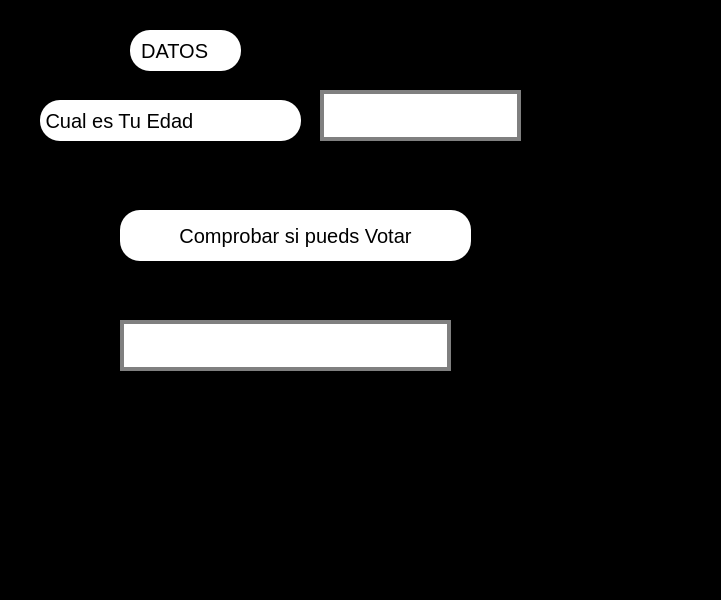
<?xml version="1.0" encoding="UTF-8"?>
<ui version="4.0">
 <class>MainWindow</class>
 <widget class="QMainWindow" name="MainWindow">
  <property name="geometry">
   <rect>
    <x>0</x>
    <y>0</y>
    <width>721</width>
    <height>600</height>
   </rect>
  </property>
  <property name="windowTitle">
   <string>MainWindow</string>
  </property>
  <property name="styleSheet">
   <string notr="true">

background:black
</string>
  </property>
  <widget class="QWidget" name="centralwidget">
   <widget class="QLineEdit" name="txt_edad">
    <property name="geometry">
     <rect>
      <x>320</x>
      <y>90</y>
      <width>201</width>
      <height>51</height>
     </rect>
    </property>
    <property name="font">
     <font>
      <pointsize>20</pointsize>
     </font>
    </property>
    <property name="styleSheet">
     <string notr="true">background-color: rgb(255, 255, 255);
border: 4px solid gray;
</string>
    </property>
    <property name="text">
     <string/>
    </property>
    <property name="alignment">
     <set>Qt::AlignCenter</set>
    </property>
   </widget>
   <widget class="QPushButton" name="btn_calcular">
    <property name="geometry">
     <rect>
      <x>120</x>
      <y>210</y>
      <width>351</width>
      <height>51</height>
     </rect>
    </property>
    <property name="font">
     <font>
      <pointsize>15</pointsize>
     </font>
    </property>
    <property name="styleSheet">
     <string notr="true">border-radius:20px;

background: white


</string>
    </property>
    <property name="text">
     <string>Comprobar si pueds Votar</string>
    </property>
   </widget>
   <widget class="QLabel" name="label">
    <property name="geometry">
     <rect>
      <x>40</x>
      <y>100</y>
      <width>261</width>
      <height>41</height>
     </rect>
    </property>
    <property name="font">
     <font>
      <pointsize>15</pointsize>
     </font>
    </property>
    <property name="styleSheet">
     <string notr="true">
border-radius:20px;

background: white
</string>
    </property>
    <property name="text">
     <string> Cual es Tu Edad</string>
    </property>
   </widget>
   <widget class="QLabel" name="label_2">
    <property name="geometry">
     <rect>
      <x>130</x>
      <y>30</y>
      <width>111</width>
      <height>41</height>
     </rect>
    </property>
    <property name="font">
     <font>
      <pointsize>15</pointsize>
     </font>
    </property>
    <property name="styleSheet">
     <string notr="true">
border-radius:20px;

background: white



</string>
    </property>
    <property name="text">
     <string>  DATOS</string>
    </property>
   </widget>
   <widget class="QLineEdit" name="txt_res">
    <property name="geometry">
     <rect>
      <x>120</x>
      <y>320</y>
      <width>331</width>
      <height>51</height>
     </rect>
    </property>
    <property name="font">
     <font>
      <pointsize>20</pointsize>
     </font>
    </property>
    <property name="styleSheet">
     <string notr="true">background-color: rgb(255, 255, 255);
border: 4px solid gray;
</string>
    </property>
    <property name="text">
     <string/>
    </property>
    <property name="alignment">
     <set>Qt::AlignCenter</set>
    </property>
   </widget>
  </widget>
  <widget class="QMenuBar" name="menubar">
   <property name="geometry">
    <rect>
     <x>0</x>
     <y>0</y>
     <width>721</width>
     <height>21</height>
    </rect>
   </property>
  </widget>
  <widget class="QStatusBar" name="statusbar"/>
 </widget>
 <resources/>
 <connections/>
</ui>
